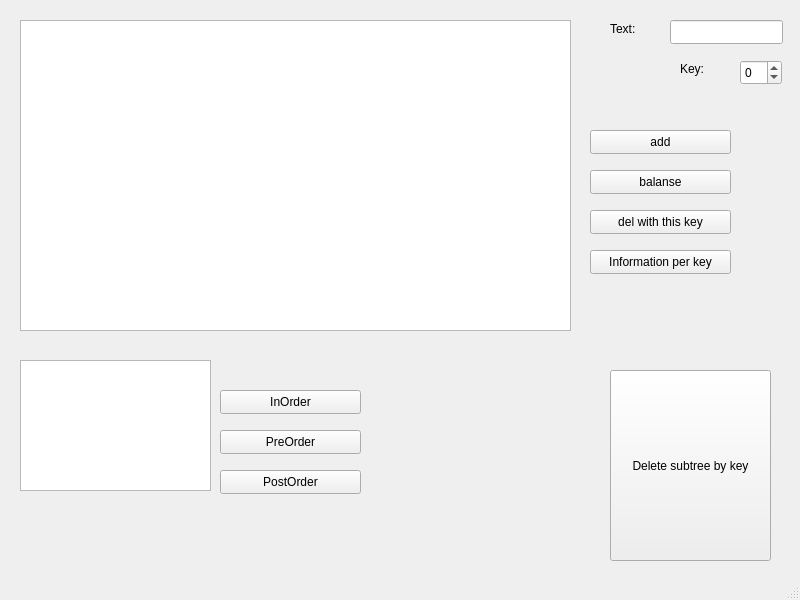
<?xml version="1.0" encoding="UTF-8"?>
<ui version="4.0">
 <class>MainWindow</class>
 <widget class="QMainWindow" name="MainWindow">
  <property name="geometry">
   <rect>
    <x>0</x>
    <y>0</y>
    <width>800</width>
    <height>600</height>
   </rect>
  </property>
  <property name="windowTitle">
   <string>MainWindow</string>
  </property>
  <widget class="QWidget" name="centralwidget">
   <widget class="QTreeView" name="treeView">
    <property name="geometry">
     <rect>
      <x>20</x>
      <y>20</y>
      <width>551</width>
      <height>311</height>
     </rect>
    </property>
   </widget>
   <widget class="QLineEdit" name="lineEdit">
    <property name="geometry">
     <rect>
      <x>670</x>
      <y>20</y>
      <width>113</width>
      <height>24</height>
     </rect>
    </property>
   </widget>
   <widget class="QSpinBox" name="spinBox">
    <property name="geometry">
     <rect>
      <x>740</x>
      <y>60</y>
      <width>42</width>
      <height>25</height>
     </rect>
    </property>
    <property name="minimum">
     <number>-999999999</number>
    </property>
    <property name="maximum">
     <number>999999999</number>
    </property>
   </widget>
   <widget class="QPushButton" name="addButton">
    <property name="geometry">
     <rect>
      <x>590</x>
      <y>130</y>
      <width>141</width>
      <height>24</height>
     </rect>
    </property>
    <property name="text">
     <string>add</string>
    </property>
   </widget>
   <widget class="QPushButton" name="delButton">
    <property name="geometry">
     <rect>
      <x>590</x>
      <y>210</y>
      <width>141</width>
      <height>24</height>
     </rect>
    </property>
    <property name="text">
     <string>del with this key</string>
    </property>
   </widget>
   <widget class="QPushButton" name="findButton">
    <property name="geometry">
     <rect>
      <x>590</x>
      <y>250</y>
      <width>141</width>
      <height>24</height>
     </rect>
    </property>
    <property name="text">
     <string>Information per key</string>
    </property>
   </widget>
   <widget class="QPushButton" name="InOrderButton">
    <property name="geometry">
     <rect>
      <x>220</x>
      <y>390</y>
      <width>141</width>
      <height>24</height>
     </rect>
    </property>
    <property name="text">
     <string>InOrder</string>
    </property>
   </widget>
   <widget class="QPushButton" name="PreOrderButton">
    <property name="geometry">
     <rect>
      <x>220</x>
      <y>430</y>
      <width>141</width>
      <height>24</height>
     </rect>
    </property>
    <property name="text">
     <string>PreOrder</string>
    </property>
   </widget>
   <widget class="QPushButton" name="PostOrderButton">
    <property name="geometry">
     <rect>
      <x>220</x>
      <y>470</y>
      <width>141</width>
      <height>24</height>
     </rect>
    </property>
    <property name="text">
     <string>PostOrder</string>
    </property>
   </widget>
   <widget class="QTextEdit" name="textEdit_ans">
    <property name="geometry">
     <rect>
      <x>20</x>
      <y>360</y>
      <width>191</width>
      <height>131</height>
     </rect>
    </property>
    <property name="readOnly">
     <bool>false</bool>
    </property>
   </widget>
   <widget class="QPushButton" name="balanseButton">
    <property name="geometry">
     <rect>
      <x>590</x>
      <y>170</y>
      <width>141</width>
      <height>24</height>
     </rect>
    </property>
    <property name="text">
     <string>balanse</string>
    </property>
   </widget>
   <widget class="QLabel" name="label">
    <property name="geometry">
     <rect>
      <x>610</x>
      <y>20</y>
      <width>41</width>
      <height>17</height>
     </rect>
    </property>
    <property name="text">
     <string>Text:</string>
    </property>
   </widget>
   <widget class="QLabel" name="label_2">
    <property name="geometry">
     <rect>
      <x>680</x>
      <y>60</y>
      <width>31</width>
      <height>17</height>
     </rect>
    </property>
    <property name="text">
     <string>Key:</string>
    </property>
   </widget>
   <widget class="QPushButton" name="subtreeButton">
    <property name="geometry">
     <rect>
      <x>610</x>
      <y>370</y>
      <width>161</width>
      <height>191</height>
     </rect>
    </property>
    <property name="text">
     <string>Delete subtree by key</string>
    </property>
   </widget>
  </widget>
  <widget class="QMenuBar" name="menubar">
   <property name="geometry">
    <rect>
     <x>0</x>
     <y>0</y>
     <width>800</width>
     <height>22</height>
    </rect>
   </property>
  </widget>
  <widget class="QStatusBar" name="statusbar"/>
 </widget>
 <resources/>
 <connections/>
</ui>
